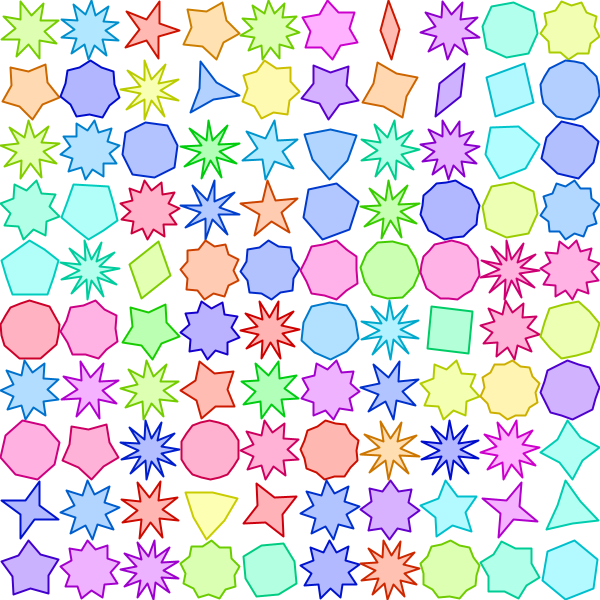
Frame 1 (no input)
Frame 2 (the mouse pressed at the canvas centre, redrawn once): identical to frame 1, image omitted

The Processing sketch that drew this single still picture (run headless with seeded random() and noise(); the mouse was pressed at the canvas centre and the sketch redrawn once):

// Processing sketch: processing_108174
// ── processing_108174.pde

Shape[] shapes = new Shape[100];

void setup() {
  size(600, 600);
  colorMode(HSB, 360, 100, 100);
  background(360);
  smooth();

  for (int i = 0 ; i < shapes.length;i++) {
    shapes[i] = new Shape(i);
  }

  strokeWeight(2);

  strokeJoin(ROUND);

  noLoop();
}

void draw() {
  background(360);

  for (int i = 0 ; i < shapes.length;i++) {
    shapes[i].display();
  }
}

class Shape {
  float x;
  int y;

  int num;

  int vertex_num = (int)random(2, 12) * 2;

  float draw_r;
  int R =  30;
  float r = R * random(0.3, 1);

  float theta = random(TWO_PI);

  float hue = random(360);

  Shape(int tmpNum) {
    num = tmpNum;

    x = (num%10) * R*2 + R;
    y = (int)(num/10) * R*2 + R;
  }

  void display() {
    stroke(hue, 100, 80);
    fill(hue, 30, 100);

    pushMatrix();
    translate(x, y);
    rotate(theta);
    beginShape();
    for (int i = 0 ; i < vertex_num;i++) {
      if (i % 2 == 0) {
        draw_r = R;
      }
      else {
        draw_r = r;
      }
      vertex(draw_r*cos(radians(360 * i / vertex_num)), draw_r*sin(radians(360 * i / vertex_num)));
    }
    endShape(CLOSE);
    popMatrix();
  }
}
